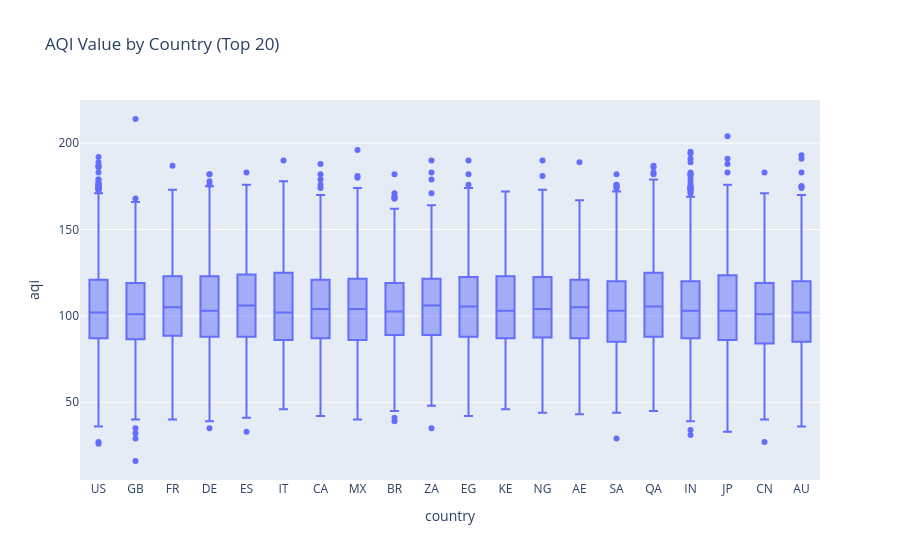

The cell this chart's notebook holds for it:
### Code cell
# EDA: AQI by Country (top 20)
top_countries = df['country'].value_counts().head(20).index
df_top = df[df['country'].isin(top_countries)]
fig = px.box(df_top, x='country', y='aqi', title='AQI Value by Country (Top 20)')
fig.write_image('../viz/aqi_by_country.png')
fig.show()

### Figure 1 — Plotly figure (JSON) as saved in the notebook; plotly's stock layout.template omitted (floating-point values rounded to 4 significant figures; data arrays with more than 128 entries replaced by an {"elided": "..."} marker saying what was removed)
{"data": [{"alignmentgroup": "True", "hovertemplate": "country=%{x}<br>aqi=%{y}<extra></extra>", "legendgroup": "", "marker": {"color": "#636efa"}, "name": "", "notched": false, "offsetgroup": "", "orientation": "v", "showlegend": false, "type": "box", "x": {"elided": "11520 str values"}, "x0": " ", "xaxis": "x", "y": {"elided": "11520 int values"}, "y0": " ", "yaxis": "y"}], "layout": {"boxmode": "group", "legend": {"tracegroupgap": 0}, "title": {"text": "AQI Value by Country (Top 20)"}, "xaxis": {"anchor": "y", "domain": [0, 1], "title": {"text": "country"}}, "yaxis": {"anchor": "x", "domain": [0, 1], "title": {"text": "aqi"}}}}
